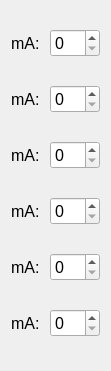
                    <widget class="QWidget" name="layoutWidget_6">
                        <property name="geometry">
                            <rect>
                                <x>530</x>
                                <y>40</y>
                                <width>111</width>
                                <height>371</height>
                            </rect>
                        </property>
                        <property name="font">
                            <font>
                                <pointsize>15</pointsize>
                            </font>
                        </property>
                        <layout class="QVBoxLayout" name="VmADir_3">
                            <property name="spacing">
                                <number>10</number>
                            </property>
                            <item>
                                <layout class="QHBoxLayout" name="horizontalLayout_67">
                                    <item>
                                        <widget class="QLabel" name="maxCor1">
                                            <property name="enabled">
                                                <bool>true</bool>
                                            </property>
                                            <property name="sizePolicy">
                                                <sizepolicy hsizetype="Fixed" vsizetype="Preferred">
                                                    <horstretch>0</horstretch>
                                                    <verstretch>0</verstretch>
                                                </sizepolicy>
                                            </property>
                                            <property name="font">
                                                <font>
                                                    <pointsize>12</pointsize>
                                                </font>
                                            </property>
                                            <property name="text">
                                                <string>mA:</string>
                                            </property>
                                        </widget>
                                    </item>
                                    <item>
                                        <widget class="QSpinBox" name="maxCor1Val">
                                            <property name="font">
                                                <font>
                                                    <pointsize>12</pointsize>
                                                </font>
                                            </property>
                                        </widget>
                                    </item>
                                </layout>
                            </item>
                            <item>
                                <layout class="QHBoxLayout" name="horizontalLayout_68">
                                    <item>
                                        <widget class="QLabel" name="maxCor2">
                                            <property name="enabled">
                                                <bool>true</bool>
                                            </property>
                                            <property name="sizePolicy">
                                                <sizepolicy hsizetype="Fixed" vsizetype="Preferred">
                                                    <horstretch>0</horstretch>
                                                    <verstretch>0</verstretch>
                                                </sizepolicy>
                                            </property>
                                            <property name="font">
                                                <font>
                                                    <pointsize>12</pointsize>
                                                </font>
                                            </property>
                                            <property name="text">
                                                <string>mA:</string>
                                            </property>
                                        </widget>
                                    </item>
                                    <item>
                                        <widget class="QSpinBox" name="maxCor2Val">
                                            <property name="font">
                                                <font>
                                                    <pointsize>12</pointsize>
                                                </font>
                                            </property>
                                        </widget>
                                    </item>
                                </layout>
                            </item>
                            <item>
                                <layout class="QHBoxLayout" name="horizontalLayout_69">
                                    <item>
                                        <widget class="QLabel" name="maxCor3">
                                            <property name="sizePolicy">
                                                <sizepolicy hsizetype="Fixed" vsizetype="Preferred">
                                                    <horstretch>0</horstretch>
                                                    <verstretch>0</verstretch>
                                                </sizepolicy>
                                            </property>
                                            <property name="font">
                                                <font>
                                                    <pointsize>12</pointsize>
                                                </font>
                                            </property>
                                            <property name="text">
                                                <string>mA:</string>
                                            </property>
                                        </widget>
                                    </item>
                                    <item>
                                        <widget class="QSpinBox" name="maxCor3Val">
                                            <property name="font">
                                                <font>
                                                    <pointsize>12</pointsize>
                                                </font>
                                            </property>
                                        </widget>
                                    </item>
                                </layout>
                            </item>
                            <item>
                                <layout class="QHBoxLayout" name="horizontalLayout_70">
                                    <item>
                                        <widget class="QLabel" name="maxCor4">
                                            <property name="sizePolicy">
                                                <sizepolicy hsizetype="Fixed" vsizetype="Preferred">
                                                    <horstretch>0</horstretch>
                                                    <verstretch>0</verstretch>
                                                </sizepolicy>
                                            </property>
                                            <property name="font">
                                                <font>
                                                    <pointsize>12</pointsize>
                                                </font>
                                            </property>
                                            <property name="text">
                                                <string>mA:</string>
                                            </property>
                                        </widget>
                                    </item>
                                    <item>
                                        <widget class="QSpinBox" name="maxCor4Val">
                                            <property name="font">
                                                <font>
                                                    <pointsize>12</pointsize>
                                                </font>
                                            </property>
                                        </widget>
                                    </item>
                                </layout>
                            </item>
                            <item>
                                <layout class="QHBoxLayout" name="horizontalLayout_71">
                                    <item>
                                        <widget class="QLabel" name="maxCor5">
                                            <property name="sizePolicy">
                                                <sizepolicy hsizetype="Fixed" vsizetype="Preferred">
                                                    <horstretch>0</horstretch>
                                                    <verstretch>0</verstretch>
                                                </sizepolicy>
                                            </property>
                                            <property name="font">
                                                <font>
                                                    <pointsize>12</pointsize>
                                                </font>
                                            </property>
                                            <property name="text">
                                                <string>mA:</string>
                                            </property>
                                        </widget>
                                    </item>
                                    <item>
                                        <widget class="QSpinBox" name="maxCor5Val">
                                            <property name="font">
                                                <font>
                                                    <pointsize>12</pointsize>
                                                </font>
                                            </property>
                                        </widget>
                                    </item>
                                </layout>
                            </item>
                            <item>
                                <layout class="QHBoxLayout" name="horizontalLayout_72">
                                    <item>
                                        <widget class="QLabel" name="maxCor6">
                                            <property name="sizePolicy">
                                                <sizepolicy hsizetype="Fixed" vsizetype="Preferred">
                                                    <horstretch>0</horstretch>
                                                    <verstretch>0</verstretch>
                                                </sizepolicy>
                                            </property>
                                            <property name="font">
                                                <font>
                                                    <pointsize>12</pointsize>
                                                </font>
                                            </property>
                                            <property name="text">
                                                <string>mA:</string>
                                            </property>
                                        </widget>
                                    </item>
                                    <item>
                                        <widget class="QSpinBox" name="maxCor6Val">
                                            <property name="font">
                                                <font>
                                                    <pointsize>12</pointsize>
                                                </font>
                                            </property>
                                        </widget>
                                    </item>
                                </layout>
                            </item>
                        </layout>
                    </widget>
